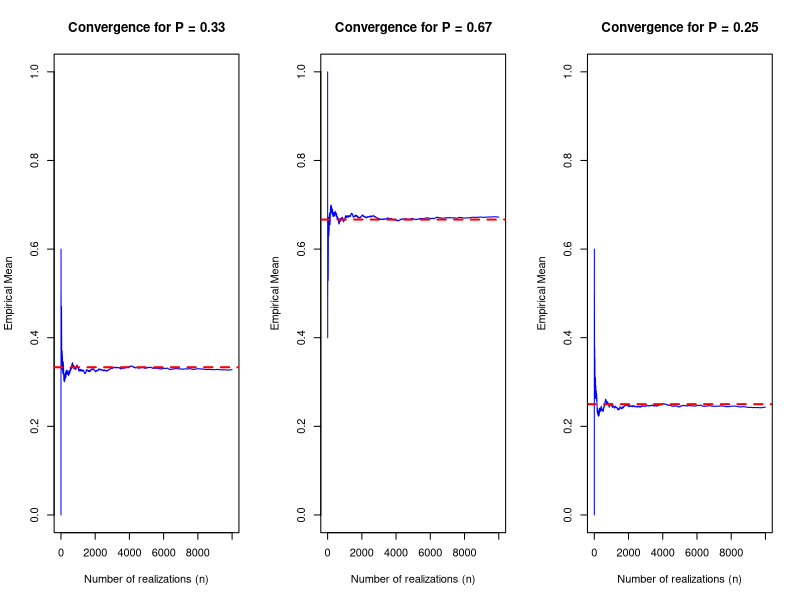

This chart was generated by the following R code:
# Parameters
probs <- c(1/3, 2/3, 1/4)
n_sizes <- c(10, 500, 1000, 10000)
max_n <- max(n_sizes)

# Set up plotting area (1 row, 3 columns)
par(mfrow = c(1, 3))

for (p in probs) {
  # 1. Generate max_n Bernoulli realizations
  set.seed(123) # For reproducibility
  X <- rbinom(max_n, size = 1, prob = p)

  # Calculate empirical mean and variance for specific n
  cat(sprintf("\n--- Results for P = %.3f ---\n", p))
  for (n in n_sizes) {
    sample_n <- X[1:n]
    emp_mean <- mean(sample_n)
    emp_var <- var(sample_n) # R's var() uses 1/(n-1)
    cat(sprintf("n = %-5d | Emp Mean: %.4f (True: %.4f) | Emp Var: %.4f (True: %.4f)\n",
                n, emp_mean, p, emp_var, p*(1-p)))
  }

  # 2. Display the empirical mean as a function of the number of realizations
  cumulative_mean <- cumsum(X) / (1:max_n)

  plot(1:max_n, cumulative_mean, type = "l", col = "blue",
       xlab = "Number of realizations (n)",
       ylab = "Empirical Mean",
       main = paste("Convergence for P =", round(p, 2)),
       ylim = c(0, 1))
  # Add a line for the true probability
  abline(h = p, col = "red", lwd = 2, lty = 2)
}

# Reset plotting area
par(mfrow = c(1, 1))
